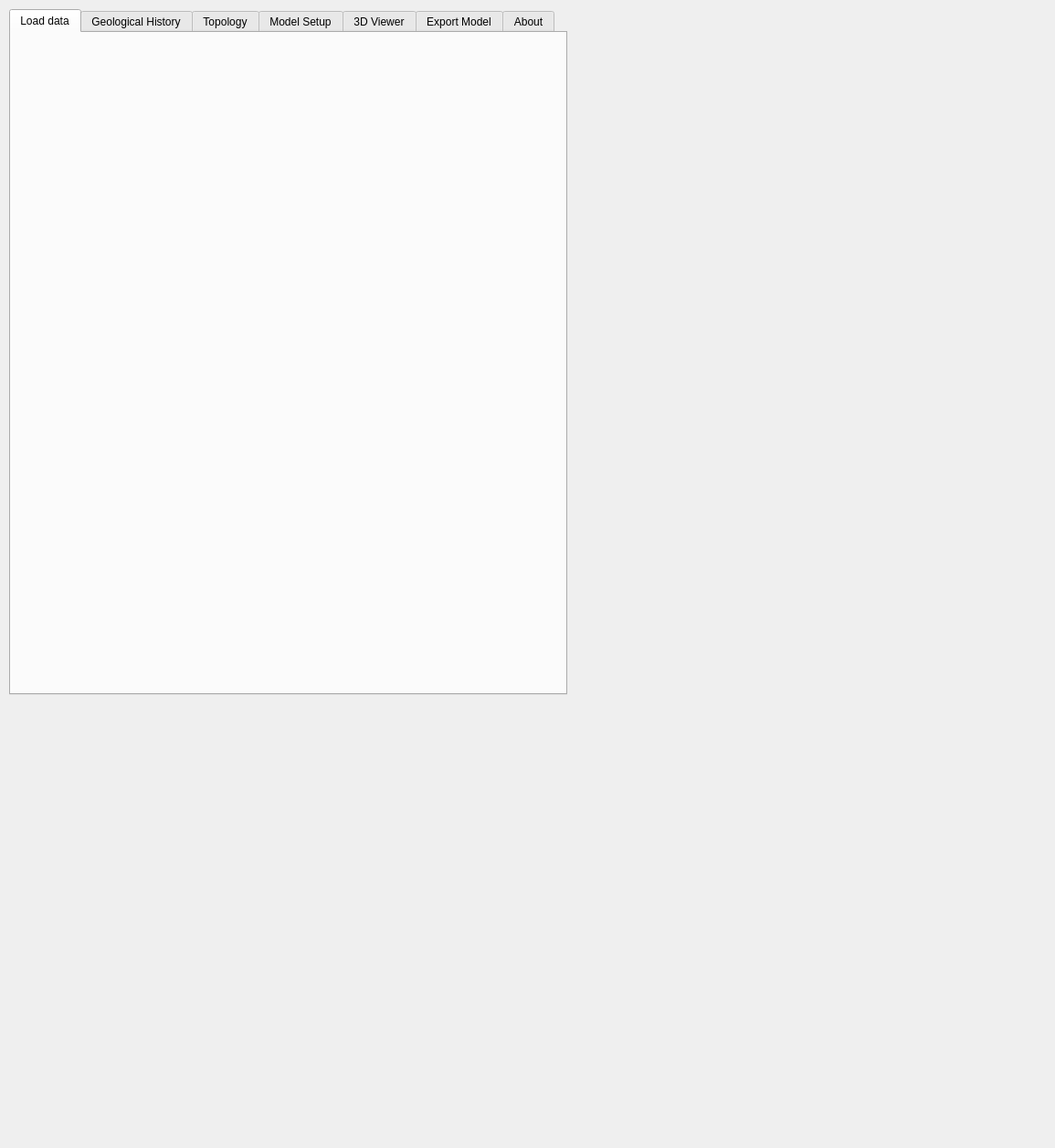
<?xml version="1.0" encoding="UTF-8"?>
<ui version="4.0">
 <class>Form</class>
 <widget class="QWidget" name="Form">
  <property name="geometry">
   <rect>
    <x>0</x>
    <y>0</y>
    <width>1155</width>
    <height>1257</height>
   </rect>
  </property>
  <property name="windowTitle">
   <string>Form</string>
  </property>
  <widget class="QTabWidget" name="tabWidget">
   <property name="geometry">
    <rect>
     <x>10</x>
     <y>10</y>
     <width>611</width>
     <height>751</height>
    </rect>
   </property>
   <property name="focusPolicy">
    <enum>Qt::WheelFocus</enum>
   </property>
   <property name="currentIndex">
    <number>0</number>
   </property>
   <widget class="QWidget" name="load_data_tab">
    <attribute name="title">
     <string>Load data</string>
    </attribute>
   </widget>
   <widget class="QWidget" name="geological_history_tab">
    <attribute name="title">
     <string>Geological History</string>
    </attribute>
    <widget class="QgsExtentGroupBox" name="mExtentGroupBox">
     <property name="geometry">
      <rect>
       <x>40</x>
       <y>470</y>
       <width>409</width>
       <height>153</height>
      </rect>
     </property>
    </widget>
   </widget>
   <widget class="QWidget" name="topology_tab">
    <attribute name="title">
     <string>Topology</string>
    </attribute>
   </widget>
   <widget class="QWidget" name="model_setup_tab">
    <attribute name="title">
     <string>Model Setup</string>
    </attribute>
   </widget>
   <widget class="QWidget" name="viewer_tab">
    <attribute name="title">
     <string>3D Viewer</string>
    </attribute>
   </widget>
   <widget class="QWidget" name="export_tab">
    <attribute name="title">
     <string>Export Model</string>
    </attribute>
   </widget>
   <widget class="QWidget" name="About">
    <attribute name="title">
     <string>About</string>
    </attribute>
    <widget class="QTextBrowser" name="textBrowser">
     <property name="geometry">
      <rect>
       <x>10</x>
       <y>10</y>
       <width>591</width>
       <height>641</height>
      </rect>
     </property>
     <property name="html">
      <string>&lt;!DOCTYPE HTML PUBLIC &quot;-//W3C//DTD HTML 4.0//EN&quot; &quot;http://www.w3.org/TR/REC-html40/strict.dtd&quot;&gt;
&lt;html&gt;&lt;head&gt;&lt;meta name=&quot;qrichtext&quot; content=&quot;1&quot; /&gt;&lt;style type=&quot;text/css&quot;&gt;
p, li { white-space: pre-wrap; }
&lt;/style&gt;&lt;/head&gt;&lt;body style=&quot; font-family:'Ubuntu Sans'; font-size:11pt; font-weight:400; font-style:normal;&quot;&gt;
&lt;p style=&quot; margin-top:0px; margin-bottom:0px; margin-left:0px; margin-right:0px; -qt-block-indent:0; text-indent:0px;&quot;&gt;&lt;span style=&quot; font-family:'MS Shell Dlg 2'; font-size:12pt; font-weight:600;&quot;&gt;About LoopStructural&lt;/span&gt;&lt;/p&gt;
&lt;p style=&quot; margin-top:0px; margin-bottom:0px; margin-left:0px; margin-right:0px; -qt-block-indent:0; text-indent:0px;&quot;&gt;&lt;span style=&quot; font-family:'MS Shell Dlg 2'; font-size:8.25pt;&quot;&gt;LoopStructural is an open source 3D structural geological python library developed as part of the Loop project by Lachlan Grose. This plugin provides a convenient link between QGIS datasets and the LoopStructural modelling algorithms. &lt;/span&gt;&lt;/p&gt;
&lt;p style=&quot;-qt-paragraph-type:empty; margin-top:0px; margin-bottom:0px; margin-left:0px; margin-right:0px; -qt-block-indent:0; text-indent:0px; font-family:'MS Shell Dlg 2'; font-size:8.25pt;&quot;&gt;&lt;br /&gt;&lt;/p&gt;
&lt;p style=&quot; margin-top:0px; margin-bottom:0px; margin-left:0px; margin-right:0px; -qt-block-indent:0; text-indent:0px;&quot;&gt;&lt;span style=&quot; font-family:'MS Shell Dlg 2'; font-size:8.25pt;&quot;&gt;Using this plugin you can:&lt;/span&gt;&lt;/p&gt;
&lt;p style=&quot; margin-top:0px; margin-bottom:0px; margin-left:0px; margin-right:0px; -qt-block-indent:0; text-indent:0px;&quot;&gt;&lt;span style=&quot; font-family:'MS Shell Dlg 2'; font-size:8.25pt;&quot;&gt;- Build a model from a scratch map (fault traces, contacts, structural data and a stratigraphic column&lt;/span&gt;&lt;/p&gt;
&lt;p style=&quot; margin-top:0px; margin-bottom:0px; margin-left:0px; margin-right:0px; -qt-block-indent:0; text-indent:0px;&quot;&gt;&lt;span style=&quot; font-family:'MS Shell Dlg 2'; font-size:8.25pt;&quot;&gt;- Define fault kinematics&lt;/span&gt;&lt;/p&gt;
&lt;p style=&quot; margin-top:0px; margin-bottom:0px; margin-left:0px; margin-right:0px; -qt-block-indent:0; text-indent:0px;&quot;&gt;&lt;span style=&quot; font-family:'MS Shell Dlg 2'; font-size:8.25pt;&quot;&gt;- Export models to vtk, gocad, geoh5 3D formats&lt;/span&gt;&lt;/p&gt;
&lt;p style=&quot; margin-top:0px; margin-bottom:0px; margin-left:0px; margin-right:0px; -qt-block-indent:0; text-indent:0px;&quot;&gt;&lt;span style=&quot; font-family:'MS Shell Dlg 2'; font-size:8.25pt;&quot;&gt;- Export the model to be loaded into a python environment&lt;/span&gt;&lt;/p&gt;
&lt;p style=&quot;-qt-paragraph-type:empty; margin-top:0px; margin-bottom:0px; margin-left:0px; margin-right:0px; -qt-block-indent:0; text-indent:0px; font-family:'MS Shell Dlg 2'; font-size:8.25pt;&quot;&gt;&lt;br /&gt;&lt;/p&gt;
&lt;p style=&quot; margin-top:0px; margin-bottom:0px; margin-left:0px; margin-right:0px; -qt-block-indent:0; text-indent:0px;&quot;&gt;&lt;span style=&quot; font-family:'MS Shell Dlg 2'; font-size:8.25pt;&quot;&gt;You cannot:&lt;/span&gt;&lt;/p&gt;
&lt;p style=&quot; margin-top:0px; margin-bottom:0px; margin-left:0px; margin-right:0px; -qt-block-indent:0; text-indent:0px;&quot;&gt;&lt;span style=&quot; font-family:'MS Shell Dlg 2'; font-size:8.25pt;&quot;&gt;- View the model in 3D (QGIS 3D environment is not sufficient at the moment)&lt;/span&gt;&lt;/p&gt;
&lt;p style=&quot; margin-top:0px; margin-bottom:0px; margin-left:0px; margin-right:0px; -qt-block-indent:0; text-indent:0px;&quot;&gt;&lt;span style=&quot; font-family:'MS Shell Dlg 2'; font-size:8.25pt;&quot;&gt;- Access all of the LoopStructural features in the Python API&lt;/span&gt;&lt;/p&gt;
&lt;p style=&quot;-qt-paragraph-type:empty; margin-top:0px; margin-bottom:0px; margin-left:0px; margin-right:0px; -qt-block-indent:0; text-indent:0px; font-family:'MS Shell Dlg 2'; font-size:8.25pt;&quot;&gt;&lt;br /&gt;&lt;/p&gt;
&lt;p style=&quot; margin-top:0px; margin-bottom:0px; margin-left:0px; margin-right:0px; -qt-block-indent:0; text-indent:0px;&quot;&gt;&lt;span style=&quot; font-family:'MS Shell Dlg 2'; font-size:8.25pt;&quot;&gt;To help support this project &lt;/span&gt;&lt;a href=&quot;https://github.com/Loop3D/loopstructural&quot;&gt;&lt;span style=&quot; font-family:'MS Shell Dlg 2'; font-size:8pt; text-decoration: underline; color:#0000ff;&quot;&gt;please star the project on GitHub&lt;/span&gt;&lt;/a&gt;&lt;span style=&quot; font-family:'MS Shell Dlg 2'; font-size:8.25pt;&quot;&gt; &lt;/span&gt;&lt;/p&gt;
&lt;p style=&quot;-qt-paragraph-type:empty; margin-top:0px; margin-bottom:0px; margin-left:0px; margin-right:0px; -qt-block-indent:0; text-indent:0px; font-family:'MS Shell Dlg 2'; font-size:8.25pt;&quot;&gt;&lt;br /&gt;&lt;/p&gt;
&lt;p style=&quot; margin-top:0px; margin-bottom:0px; margin-left:0px; margin-right:0px; -qt-block-indent:0; text-indent:0px;&quot;&gt;&lt;span style=&quot; font-family:'MS Shell Dlg 2'; font-size:8.25pt;&quot;&gt;If you have any questions about building models using LoopStructural or have found a bug please &lt;/span&gt;&lt;a href=&quot;https://github.com/Loop3D/LoopStructural/issues&quot;&gt;&lt;span style=&quot; font-family:'MS Shell Dlg 2'; font-size:8pt; text-decoration: underline; color:#0000ff;&quot;&gt;submit an issue&lt;/span&gt;&lt;/a&gt;&lt;span style=&quot; font-family:'MS Shell Dlg 2'; font-size:8.25pt; text-decoration: underline; color:#0000ff;&quot;&gt; on the LoopStructural github page. &lt;/span&gt;&lt;/p&gt;
&lt;p style=&quot;-qt-paragraph-type:empty; margin-top:0px; margin-bottom:0px; margin-left:0px; margin-right:0px; -qt-block-indent:0; text-indent:0px; font-family:'MS Shell Dlg 2'; font-size:8.25pt;&quot;&gt;&lt;br /&gt;&lt;/p&gt;
&lt;p style=&quot; margin-top:0px; margin-bottom:0px; margin-left:0px; margin-right:0px; -qt-block-indent:0; text-indent:0px;&quot;&gt;&lt;span style=&quot; font-family:'MS Shell Dlg 2'; font-weight:600;&quot;&gt;Cite LoopStructural&lt;/span&gt;&lt;/p&gt;
&lt;p style=&quot; margin-top:0px; margin-bottom:0px; margin-left:0px; margin-right:0px; -qt-block-indent:0; text-indent:0px;&quot;&gt;&lt;span style=&quot; font-family:'MS Shell Dlg 2'; font-size:8.25pt;&quot;&gt;Grose et al 2020&lt;/span&gt;&lt;/p&gt;
&lt;p style=&quot; margin-top:0px; margin-bottom:0px; margin-left:0px; margin-right:0px; -qt-block-indent:0; text-indent:0px;&quot;&gt;&lt;span style=&quot; font-family:'MS Shell Dlg 2'; font-size:8.25pt;&quot;&gt;Grose et al 2021&lt;/span&gt;&lt;/p&gt;
&lt;p style=&quot;-qt-paragraph-type:empty; margin-top:0px; margin-bottom:0px; margin-left:0px; margin-right:0px; -qt-block-indent:0; text-indent:0px; font-family:'MS Shell Dlg 2'; font-size:8.25pt;&quot;&gt;&lt;br /&gt;&lt;/p&gt;
&lt;p style=&quot;-qt-paragraph-type:empty; margin-top:0px; margin-bottom:0px; margin-left:0px; margin-right:0px; -qt-block-indent:0; text-indent:0px; font-family:'MS Shell Dlg 2'; font-size:8.25pt;&quot;&gt;&lt;br /&gt;&lt;/p&gt;
&lt;p style=&quot;-qt-paragraph-type:empty; margin-top:0px; margin-bottom:0px; margin-left:0px; margin-right:0px; -qt-block-indent:0; text-indent:0px; font-family:'MS Shell Dlg 2'; font-size:8.25pt;&quot;&gt;&lt;br /&gt;&lt;/p&gt;&lt;/body&gt;&lt;/html&gt;</string>
     </property>
     <property name="textInteractionFlags">
      <set>Qt::LinksAccessibleByKeyboard|Qt::LinksAccessibleByMouse|Qt::TextBrowserInteraction|Qt::TextEditable|Qt::TextSelectableByMouse</set>
     </property>
     <property name="openExternalLinks">
      <bool>true</bool>
     </property>
    </widget>
   </widget>
  </widget>
 </widget>
 <customwidgets>
  <customwidget>
   <class>QgsCollapsibleGroupBox</class>
   <extends>QGroupBox</extends>
   <header>qgscollapsiblegroupbox.h</header>
   <container>1</container>
  </customwidget>
  <customwidget>
   <class>QgsExtentGroupBox</class>
   <extends>QgsCollapsibleGroupBox</extends>
   <header>qgsextentgroupbox.h</header>
   <container>1</container>
  </customwidget>
 </customwidgets>
 <resources/>
 <connections/>
</ui>
